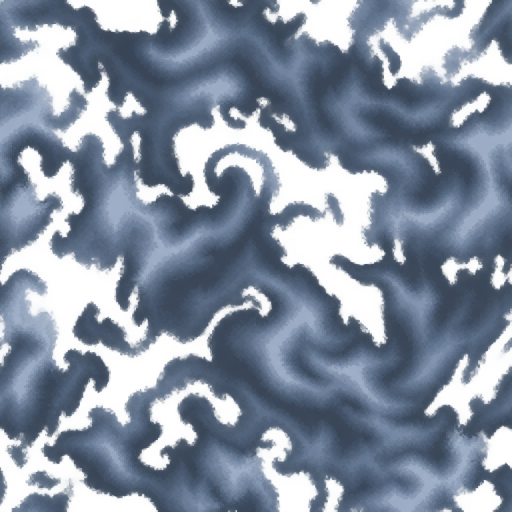
#> input picture art/smoke-field-v1/source-smoke.png, 1024 x 1024 px (shown at 1/2 size); its folder holds 4 pictures in this run
$ python process.py
#> lines starting #> are read from the running program, lines starting #| are printed output that depends on the picture; after the words box and inside, x2 and y2 are one past the last pixel; in counts of white or black regions, pixels touching at a corner belong together
"""Rebuild the smoke field textures (3.202.0). Python 3 + Pillow + numpy; no randomness, no game imports.

  python art/smoke-field-v1/process.py

Writes assets/pixel/smoke-field-v1/:
- layers.png: the five kinds' 256px textures side by side (1280x256), 4-bit, the fx-v1 smoke palette (three shades a
  kind, RGB5), hard alpha. The game stacks three offset copies of it at run time (src/renderer.js cloudField).
- baked-<kind>.png: the same three-layer stack pre-composited into one 256px texture per kind (the 'light' smoke
  setting), colour-reduced again to 15 colours plus transparency, RGB5, alpha in quarters. One file a kind keeps each
  image within 16 colours (docs/PIXEL_ART.md).
Previews go to art/smoke-field-v1/preview-*.png, never into assets/.
"""
from pathlib import Path
import hashlib, json
import numpy as np
from PIL import Image

HERE = Path(__file__).resolve().parent
OUT = HERE.parents[1] / 'assets/pixel/smoke-field-v1'
OUT.mkdir(parents=True, exist_ok=True)
N = 256
KINDS = ['smoke', 'haze', 'steam', 'toxic', 'spore']
BG = (16, 19, 19, 255)

def rgb5(c):
    return tuple(round(round(v * 31 / 255) * 255 / 31) for v in c)

# The fx-v1 smoke families (art/fx-v1/process.py SMOKE), three shades a kind.
SMOKE = [rgb5(tuple(bytes.fromhex(h))) for h in '526575 7b92a5 abc1cd 89999c b5c6c6 d4dfe8 719da5 a5cdd6 deeff7 526b29 8fbf4a c6e586 665139 9c7d53 c8ad87'.split()]

# The run-time stack, mirrored from src/renderer.js (FIELD_STACKS.layers, CLOUD_TONES[kind][0], FIELD_VEIL).
TONES = {'smoke': '#abc1cd66', 'haze': '#c9d3da2e', 'steam': '#e3f1f55c', 'toxic': '#8fbf4a55', 'spore': '#9c7d5366'}
VEIL = .5
LAYERS = [((0, 0), .9, (8, 12, 14, .45)), ((131, 71), .55, None), ((57, 199), .45, (235, 242, 246, .3))]

def seamless(im):
    """Premultiplied RGBA float, made to wrap: the source in the middle, a half-offset copy at the edges."""
    a = np.asarray(im.convert('RGBA')).astype(np.float64) / 255
    a[:, :, :3] *= a[:, :, 3:4]
    r = np.roll(a, (N // 2, N // 2), axis=(0, 1))
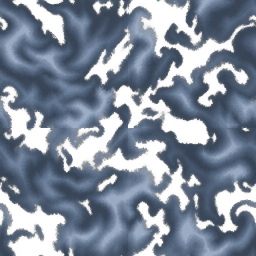
#> r: shape (256, 256, 4) float64; mean R, G, B, A 0.236, 0.282, 0.348, 0.715; transparent parts drawn white
    u = np.abs(np.arange(N) * 2 / (N - 1) - 1)
    w = np.outer(1 - u, 1 - u)
    w = (w * w * (3 - 2 * w))[:, :, None]
    o = w * a + (1 - w) * r
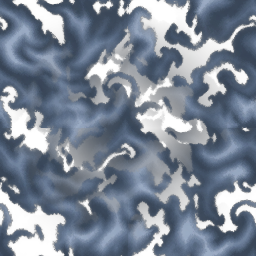
#> o: shape (256, 256, 4) float64; mean R, G, B, A 0.238, 0.286, 0.352, 0.73; transparent parts drawn white
    rgb = np.where(o[:, :, 3:4] > 0, o[:, :, :3] / np.maximum(o[:, :, 3:4], 1e-6), 0)
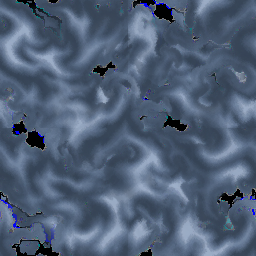
#> rgb: shape (256, 256, 3) float64; mean R, G, B 0.313, 0.376, 0.466
    return np.concatenate([rgb, o[:, :, 3:4]], axis=2)
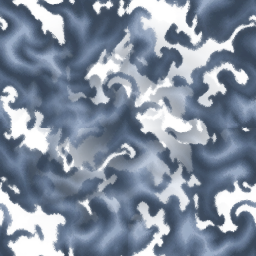
#> returned value: shape (256, 256, 4) float64; mean of channels 0, 1, 2, 3 0.313, 0.376, 0.466, 0.73; transparent parts drawn white

def nearest(a, colors):
    p = np.array(colors, dtype=np.float64) / 255
#> p = [[0.322, 0.388, 0.451], [0.482, 0.58, 0.647], [0.678, 0.741, 0.808]]
    d = a[:, :, None, :3] - p[None, None]
    ix = np.argmin((d * d).sum(axis=3), axis=2) + 1
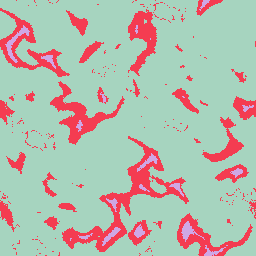
#> ix: shape (256, 256) int64; 3 distinct labels, from 1 to 3; one colour per label, 0 black
    ix[a[:, :, 3] < .5] = 0
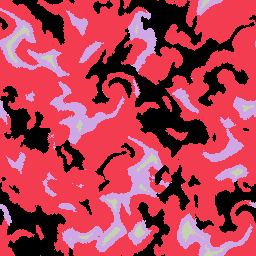
#> ix: shape (256, 256) int64; 4 distinct labels, from 0 to 3; one colour per label, 0 black
    return ix

def save_indexed(path, ix, palette, alphas=None):
    img = Image.fromarray(ix.astype(np.uint8), 'P')
    img.putpalette([0, 0, 0] + [v for c in palette for v in c] + [0] * (768 - 3 - 3 * len(palette)))
    trns = bytes([0] + (alphas or [255] * len(palette)))
    img.save(path, bits=4, transparency=trns, optimize=False)
    return img

def median_cut(px, count):
    boxes = [px]
    while len(boxes) < count:
        i = max(range(len(boxes)), key=lambda b: np.ptp(boxes[b], axis=0).max() if len(boxes[b]) > 1 else -1)
        b = boxes.pop(i)
        ch = int(np.argmax(np.ptp(b, axis=0)))
        b = b[np.argsort(b[:, ch], kind='stable')]
        h = len(b) // 2
        boxes += [b[:h], b[h:]]
    return np.array([b.mean(axis=0) for b in boxes])

# 1. layers.png
atlas = np.zeros((N, N * 5), dtype=np.uint8)
for k, kind in enumerate(KINDS):
    im = Image.open(HERE / f'source-{kind}.png').convert('RGBA').resize((N, N), Image.Resampling.BOX)
    ix = nearest(seamless(im), SMOKE[k * 3:k * 3 + 3])
    atlas[:, k * N:(k + 1) * N] = np.where(ix > 0, ix + k * 3, 0)
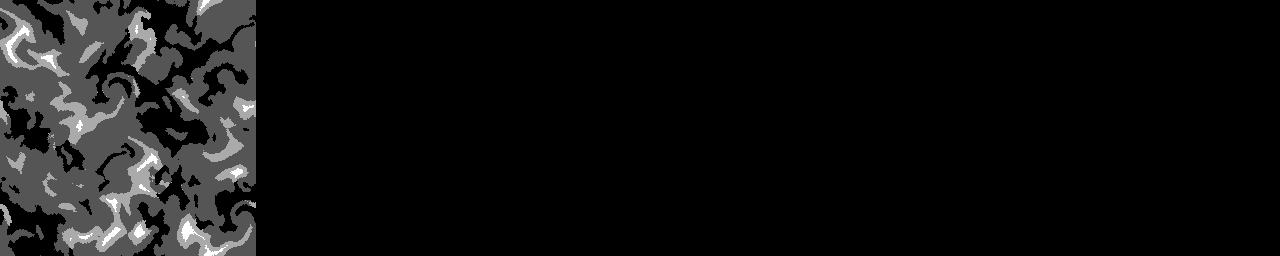
#> atlas: shape (256, 1280); min 0, max 3, mean 0.187; drawn with min black and max white
#> pass 2 of the loop `for k, kind in enumerate(KINDS):`:
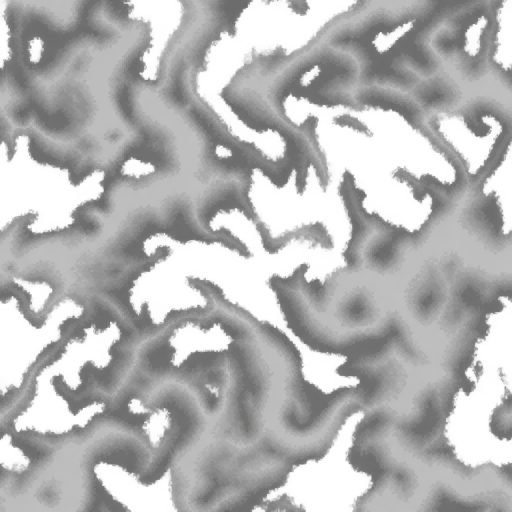
#> input picture art/smoke-field-v1/source-haze.png, 1024 x 1024 px (shown at 1/2 size)
#> in seamless (call 2), `return np.concatenate([rgb, o[:, :, 3:4]], axis=2)`:
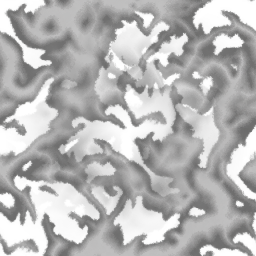
#> returned value: shape (256, 256, 4) float64; mean of channels 0, 1, 2, 3 0.56, 0.558, 0.558, 0.679; transparent parts drawn white
#> `atlas[:, k * N:(k + 1) * N] = np.where(ix > 0, ix + k * 3, 0)`:
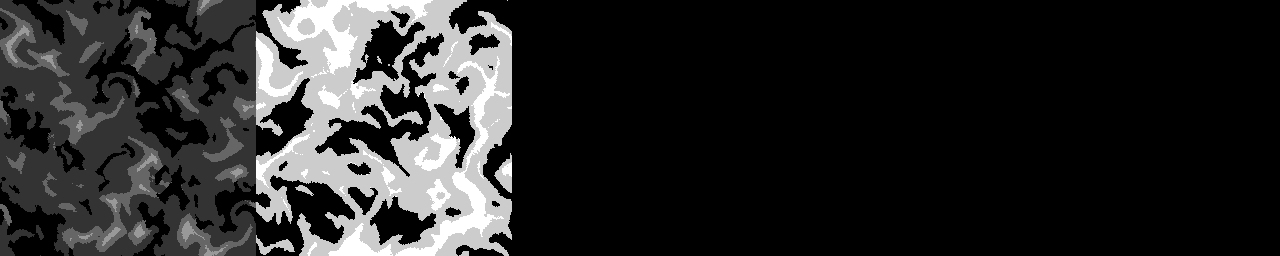
#> atlas: shape (256, 1280); 13.58% of pixels changed, all inside (x1, y1, x2, y2) = (256, 0, 512, 256); drawn with min black and max white
#> pass 3 of the loop `for k, kind in enumerate(KINDS):`:
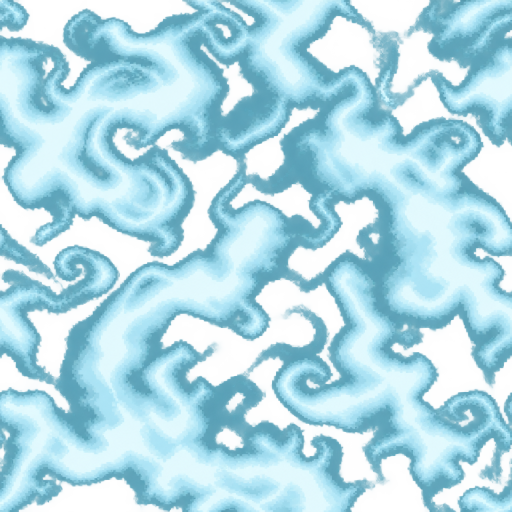
#> input picture art/smoke-field-v1/source-steam.png, 1024 x 1024 px (shown at 1/2 size)
#> in seamless (call 3), `return np.concatenate([rgb, o[:, :, 3:4]], axis=2)`:
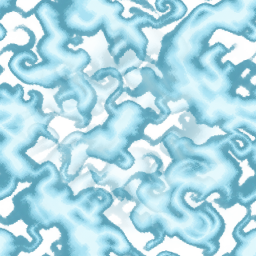
#> returned value: shape (256, 256, 4) float64; mean of channels 0, 1, 2, 3 0.546, 0.792, 0.855, 0.738; transparent parts drawn white
#> `atlas[:, k * N:(k + 1) * N] = np.where(ix > 0, ix + k * 3, 0)`:
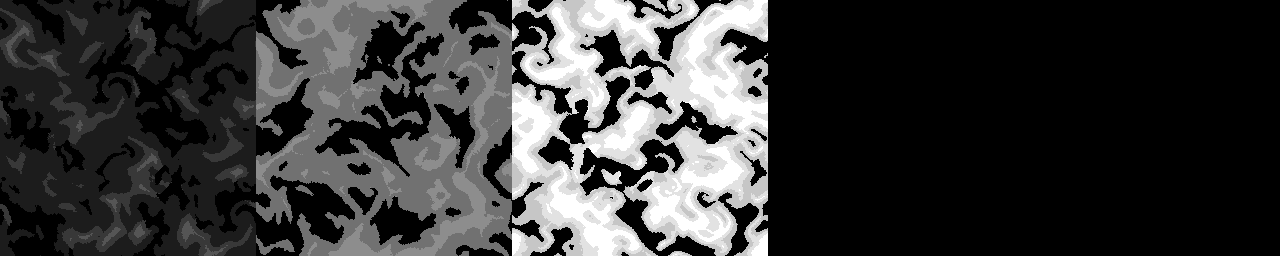
#> atlas: shape (256, 1280); 14.86% of pixels changed, all inside (x1, y1, x2, y2) = (512, 0, 768, 256); drawn with min black and max white
#> (the run stopped early here; a loop or call above may not have finished)
